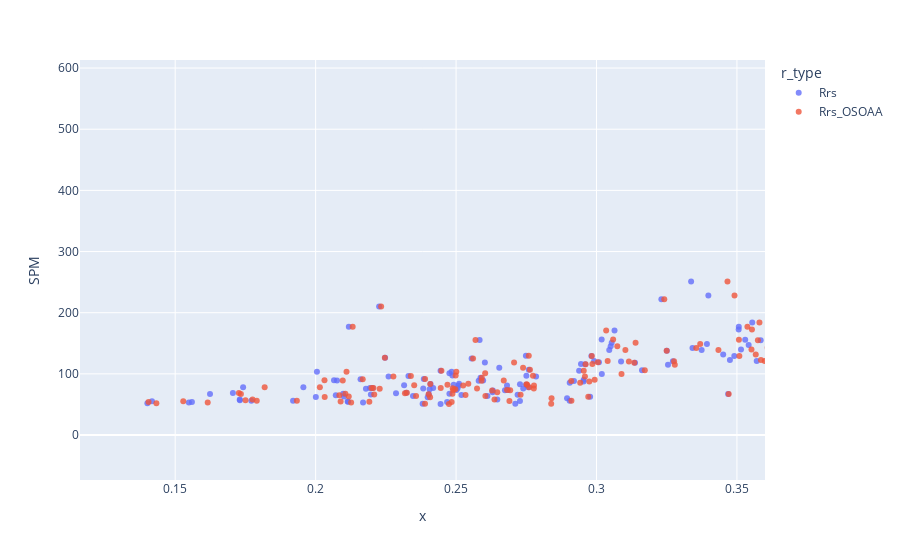

Write notebook code for a chart like this one.
### Code cell
px.scatter(df_high, x=df_high['865']/df_high['665'], y='SPM', color='r_type', hover_data=['Area'], opacity=0.8, log_y=False)

### Figure 1 — Plotly figure (JSON) as saved in the notebook; plotly's stock layout.template omitted (floating-point values rounded to 4 significant figures; data arrays with more than 128 entries replaced by an {"elided": "..."} marker saying what was removed)
{"data": [{"customdata": {"elided": "375x1 str values"}, "hovertemplate": "r_type=Rrs<br>x=%{x}<br>SPM=%{y}<br>Area=%{customdata[0]}<extra></extra>", "legendgroup": "Rrs", "marker": {"color": "#636efa", "opacity": 0.8, "symbol": "circle"}, "mode": "markers", "name": "Rrs", "orientation": "v", "showlegend": true, "type": "scatter", "x": {"elided": "375 float values"}, "xaxis": "x", "y": {"elided": "375 float values"}, "yaxis": "y"}, {"customdata": {"elided": "375x1 str values"}, "hovertemplate": "r_type=Rrs_OSOAA<br>x=%{x}<br>SPM=%{y}<br>Area=%{customdata[0]}<extra></extra>", "legendgroup": "Rrs_OSOAA", "marker": {"color": "#EF553B", "opacity": 0.8, "symbol": "circle"}, "mode": "markers", "name": "Rrs_OSOAA", "orientation": "v", "showlegend": true, "type": "scatter", "x": {"elided": "375 float values"}, "xaxis": "x", "y": {"elided": "375 float values"}, "yaxis": "y"}], "layout": {"autosize": true, "legend": {"title": {"text": "r_type"}, "tracegroupgap": 0}, "margin": {"t": 60}, "xaxis": {"anchor": "y", "autorange": false, "domain": [0, 1], "range": [0.1161, 0.36], "title": {"text": "x"}, "type": "linear"}, "yaxis": {"anchor": "x", "autorange": false, "domain": [0, 1], "range": [-73.58, 613.2], "title": {"text": "SPM"}, "type": "linear"}}}
